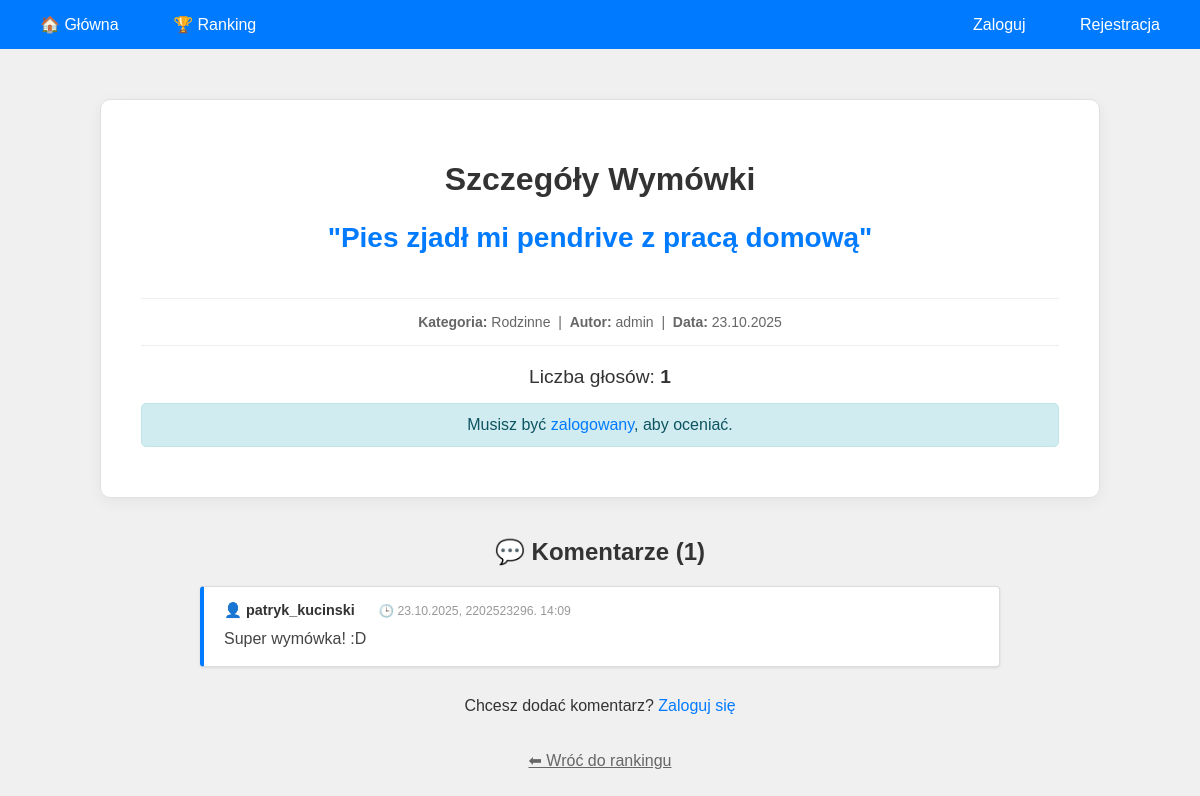
Screenshot of /ranking/?wymowka=4 with the database file from the repository.
### wymowki/models.py (models this page shows, shortened)
class Wymowka(models.Model):
    tresc = models.TextField()
    kategoria = models.ForeignKey(Kategoria, on_delete=models.SET_NULL, null=True, blank=True, related_name='wymowki')
    autor = models.ForeignKey(User, on_delete=models.CASCADE, related_name='wymowki', null=True, blank=True)
    glosy = models.IntegerField(default=0)
    data_dodania = models.DateTimeField(auto_now_add=True)
    tags = TaggableManager()
    class Meta:
        ordering = ['-data_dodania']
        verbose_name_plural = "Wymówki"

class Kategoria(models.Model):
    nazwa = models.CharField(max_length=100, unique=True)
    opis = models.TextField(blank=True)
    class Meta:
        verbose_name_plural = "Kategorie"

class Komentarz(models.Model):
    wymowka = models.ForeignKey(
        Wymowka,
        on_delete=models.CASCADE,
        related_name='komentarze'
    )
    autor = models.ForeignKey(
        User,
        on_delete=models.CASCADE,
        related_name='komentarze'
    )
    tresc = models.TextField()
    data_dodania = models.DateTimeField(auto_now_add=True)
    class Meta:
        ordering = ['data_dodania']
        verbose_name_plural = "Komentarze"

### wymowki/views.py (the view, shortened to what this page needs)
# urls.py: path('ranking/', views.ranking, name='ranking'),
def ranking(request):
    wymowka_id = request.GET.get('wymowka')
    if wymowka_id:
        wymowka = get_object_or_404(Wymowka, pk=wymowka_id)
        komentarze = Komentarz.objects.filter(wymowka=wymowka).select_related('autor')
        komentarz_form = KomentarzForm()
        context = {
            'wymowka_szczegoly': wymowka,
            'komentarze': komentarze,
            'komentarz_form': komentarz_form,
        }
        return render(request, 'wymowki/ranking_szczegoly.html', context)

### wymowki/templates/wymowki/ranking_szczegoly.html (shortened to what this page needs)
{% extends 'wymowki/base.html' %}
{% block content %}
<div class="container">
    <div class="detail-card">
        <h1>Szczegóły Wymówki</h1>
        <div class="wymowka-tresc">
            "{{ wymowka_szczegoly.tresc }}"
        </div>
        <div class="meta-info">
            <strong>Kategoria:</strong> {{ wymowka_szczegoly.kategoria.nazwa|default:"Ogólna" }} &nbsp;|&nbsp;
            <strong>Autor:</strong> {{ wymowka_szczegoly.autor.username|default:"Anonim" }} &nbsp;|&nbsp;
            <strong>Data:</strong> {{ wymowka_szczegoly.data_dodania|date:"d.m.Y" }}
        </div>
        <div style="font-size: 1.2em; margin-bottom: 15px;">
            Liczba głosów: <strong>{{ wymowka_szczegoly.glosy }}</strong>
        </div>
        {% if user.is_authenticated %}
            <div class="vote-buttons">
                <a href="{% url 'ocen_wymowke' wymowka_szczegoly.id 1 %}" class="przycisk green" style="padding: 10px 20px;">👍 Super</a>
                <a href="{% url 'ocen_wymowke' wymowka_szczegoly.id -1 %}" class="przycisk" style="padding: 10px 20px; background-color: #dc3545;">👎 Słabe</a>
            </div>
        {% else %}
            <p class="message info">
                Musisz być <a href="{% url 'logowanie' %}">zalogowany</a>, aby oceniać.
            </p>
        {% endif %}
    </div>
    <div class="komentarze-lista">
        <h2 class="text-center">💬 Komentarze ({{ komentarze|length }})</h2>
        {% for komentarz in komentarze %}
            <div class="komentarz-box">
                <div class="komentarz-header">
                    <span class="komentarz-autor">👤 {{ komentarz.autor.username }}</span>
                    <span class="komentarz-data">🕒 {{ komentarz.data_dodania|date:"d.m.Y, godz. H:i" }}</span>
                </div>
                <p class="komentarz-tekst">{{ komentarz.tresc }}</p>
            </div>
        {% empty %}
            <p class="text-center" style="color: #777; margin: 30px 0;">
                Nikt jeszcze nie skomentował tej wymówki. Bądź pierwszy! 👇
            </p>
        {% endfor %}
        {% if user.is_authenticated %}
            <div class="form-komentarz">
                <h3>Dodaj swój komentarz:</h3>
                <form method="POST">
                    {% csrf_token %}
                    {{ komentarz_form.as_p }}
                    <button type="submit" class="przycisk">Wyślij komentarz</button>
                </form>
            </div>
        {% else %}
            <div class="text-center" style="margin-top: 30px;">
                <p>Chcesz dodać komentarz? <a href="{% url 'logowanie' %}">Zaloguj się</a></p>
            </div>
        {% endif %}
        <div class="text-center">
            <a href="{% url 'ranking' %}" class="link-powrot">⬅ Wróć do rankingu</a>
        </div>
    </div>
</div>
{% endblock %}

### wymowki/static/wymowki/style.css (style rules this page uses)
body { font-family: Arial, sans-serif; margin: 0; padding: 0; background-color: #f0f0f0; color: #333; }
.container { max-width: 1000px; margin: 30px auto; padding: 20px; background-color: transparent; }
h1 { color: #333; text-align: center; margin-bottom: 20px; }
a { text-decoration: none; color: #007bff; }
.text-center { text-align: center; }
.message { padding: 12px 20px; margin: 10px 0; border-radius: 5px; }
.message.info { background-color: #d1ecf1; color: #0c5460; border: 1px solid #bee5eb; }
.komentarz-box { border: 1px solid #ddd; padding: 15px; margin-bottom: 15px; border-radius: 5px; background-color: #f9f9f9; }
.komentarz-autor { font-weight: bold; color: #333; }
.komentarz-data { font-size: 12px; color: #999; margin-left: 10px; }
.detail-card { background-color: white; padding: 40px; border-radius: 10px; box-shadow: 0 4px 15px rgba(0,0,0,0.05); margin-bottom: 40px; text-align: center; border: 1px solid #e0e0e0; }
.wymowka-tresc { font-size: 28px; font-weight: bold; color: #007bff; margin-bottom: 20px; line-height: 1.4; }
.meta-info { color: #666; font-size: 14px; border-top: 1px solid #eee; border-bottom: 1px solid #eee; padding: 15px 0; margin: 20px 0; display: inline-block; width: 100%; }
.komentarze-lista { max-width: 800px; margin: 0 auto; }
.komentarz-box { background-color: white; border-left: 4px solid #007bff; padding: 15px 20px; margin-bottom: 15px; border-radius: 4px; box-shadow: 0 1px 3px rgba(0,0,0,0.1); text-align: left; }
.komentarz-header { margin-bottom: 8px; font-size: 0.9em; }
.komentarz-autor { font-weight: bold; color: #333; margin-right: 10px; }
.komentarz-data { color: #999; font-size: 0.85em; }
.komentarz-tekst { color: #444; line-height: 1.5; margin: 0; }
.link-powrot { display: inline-block; margin-top: 20px; color: #666; text-decoration: underline; }

### rows the page displays
Wymowka: tresc "Pies zjadł mi pendrive z pracą domową", kategoria.nazwa "Rodzinne", autor.username "admin", data_dodania "23.10.2025", glosy "1"
Komentarz: autor.username "patryk_kucinski", data_dodania "23.10.2025, 2202523296. 14:09", tresc "Super wymówka! :D"

### other values shown
{{ komentarze|length }} "1"
